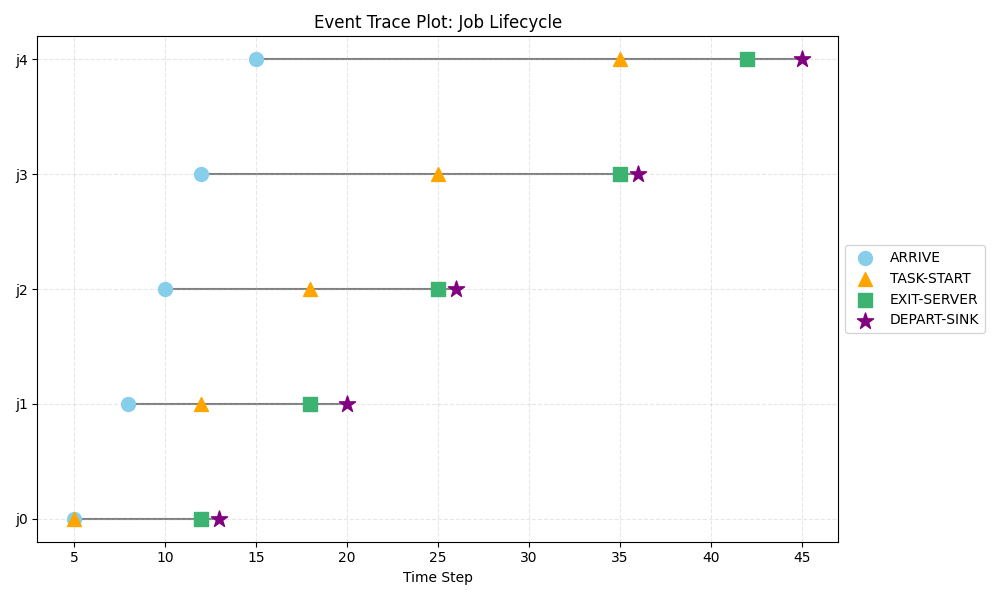

Python code for this plot:
import matplotlib.pyplot as plt

# Example data
jobs = ['j0', 'j1', 'j2', 'j3', 'j4']
trace_data = {
    'j0': {'ARRIVE': 5,  'TASK-START': 5,  'EXIT-SERVER': 12, 'DEPART-SINK': 13},
    'j1': {'ARRIVE': 8,  'TASK-START': 12, 'EXIT-SERVER': 18, 'DEPART-SINK': 20},
    'j2': {'ARRIVE': 10, 'TASK-START': 18, 'EXIT-SERVER': 25, 'DEPART-SINK': 26},
    'j3': {'ARRIVE': 12, 'TASK-START': 25, 'EXIT-SERVER': 35, 'DEPART-SINK': 36},
    'j4': {'ARRIVE': 15, 'TASK-START': 35, 'EXIT-SERVER': 42, 'DEPART-SINK': 45},
}

fig, ax = plt.subplots(figsize=(10, 6))
y_ticks = []

# Plot each job
for i, job_id in enumerate(jobs):
    y = i
    y_ticks.append(y)
    
    t_arr = trace_data[job_id]['ARRIVE']
    t_start = trace_data[job_id]['TASK-START']
    t_exit = trace_data[job_id]['EXIT-SERVER']
    t_sink = trace_data[job_id]['DEPART-SINK']
    
    ax.plot([t_arr, t_sink], [y, y], color='gray', linestyle='-', zorder=1)
    
    # Plot specific events
    ax.scatter(t_arr, y, color='skyblue', marker='o', s=100, zorder=2, label='ARRIVE' if i==0 else "")
    ax.scatter(t_start, y, color='orange', marker='^', s=100, zorder=2, label='TASK-START' if i==0 else "")
    ax.scatter(t_exit, y, color='mediumseagreen', marker='s', s=100, zorder=2, label='EXIT-SERVER' if i==0 else "")
    ax.scatter(t_sink, y, color='purple', marker='*', s=150, zorder=2, label='DEPART-SINK' if i==0 else "")

ax.set_yticks(y_ticks)
ax.set_yticklabels(jobs)
ax.set_xlabel('Time Step')
ax.set_title('Event Trace Plot: Job Lifecycle')
ax.grid(True, alpha=0.3, linestyle='--')

# Place the legend outside the plot so it doesn't cover the data
ax.legend(loc='center left', bbox_to_anchor=(1, 0.5))
plt.tight_layout()
plt.savefig('etrace-sketch.png')
plt.show()
